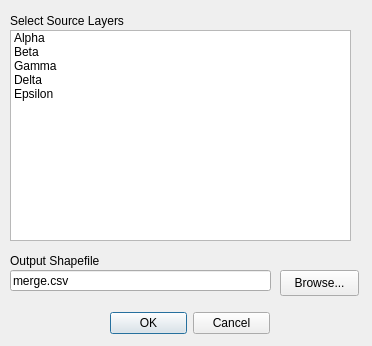
<?xml version="1.0" encoding="UTF-8"?>
<ui version="4.0">
 <class>mmqgis_merge_form</class>
 <widget class="QDialog" name="mmqgis_merge_form">
  <property name="windowModality">
   <enum>Qt::ApplicationModal</enum>
  </property>
  <property name="enabled">
   <bool>true</bool>
  </property>
  <property name="geometry">
   <rect>
    <x>0</x>
    <y>0</y>
    <width>372</width>
    <height>346</height>
   </rect>
  </property>
  <property name="mouseTracking">
   <bool>false</bool>
  </property>
  <property name="windowTitle">
   <string>Merge Layers</string>
  </property>
  <widget class="QDialogButtonBox" name="buttonBox">
   <property name="geometry">
    <rect>
     <x>110</x>
     <y>310</y>
     <width>160</width>
     <height>26</height>
    </rect>
   </property>
   <property name="orientation">
    <enum>Qt::Horizontal</enum>
   </property>
   <property name="standardButtons">
    <set>QDialogButtonBox::Cancel|QDialogButtonBox::Ok</set>
   </property>
  </widget>
  <widget class="QLabel" name="label">
   <property name="geometry">
    <rect>
     <x>10</x>
     <y>250</y>
     <width>121</width>
     <height>22</height>
    </rect>
   </property>
   <property name="text">
    <string>Output Shapefile</string>
   </property>
  </widget>
  <widget class="QLineEdit" name="outfilename">
   <property name="geometry">
    <rect>
     <x>10</x>
     <y>270</y>
     <width>261</width>
     <height>21</height>
    </rect>
   </property>
   <property name="text">
    <string>merge.csv</string>
   </property>
   <property name="readOnly">
    <bool>false</bool>
   </property>
  </widget>
  <widget class="QPushButton" name="browseoutfile">
   <property name="geometry">
    <rect>
     <x>280</x>
     <y>270</y>
     <width>79</width>
     <height>26</height>
    </rect>
   </property>
   <property name="text">
    <string>Browse...</string>
   </property>
  </widget>
  <widget class="QLabel" name="label_4">
   <property name="geometry">
    <rect>
     <x>10</x>
     <y>10</y>
     <width>141</width>
     <height>22</height>
    </rect>
   </property>
   <property name="text">
    <string>Select Source Layers</string>
   </property>
  </widget>
  <widget class="QListWidget" name="sourcelayers">
   <property name="geometry">
    <rect>
     <x>10</x>
     <y>30</y>
     <width>341</width>
     <height>211</height>
    </rect>
   </property>
   <property name="selectionMode">
    <enum>QAbstractItemView::ExtendedSelection</enum>
   </property>
   <item>
    <property name="text">
     <string>Alpha</string>
    </property>
   </item>
   <item>
    <property name="text">
     <string>Beta</string>
    </property>
   </item>
   <item>
    <property name="text">
     <string>Gamma</string>
    </property>
   </item>
   <item>
    <property name="text">
     <string>Delta</string>
    </property>
   </item>
   <item>
    <property name="text">
     <string>Epsilon</string>
    </property>
   </item>
  </widget>
 </widget>
 <tabstops>
  <tabstop>sourcelayers</tabstop>
  <tabstop>outfilename</tabstop>
  <tabstop>browseoutfile</tabstop>
  <tabstop>buttonBox</tabstop>
 </tabstops>
 <resources/>
 <connections>
  <connection>
   <sender>buttonBox</sender>
   <signal>accepted()</signal>
   <receiver>mmqgis_merge_form</receiver>
   <slot>accept()</slot>
   <hints>
    <hint type="sourcelabel">
     <x>248</x>
     <y>254</y>
    </hint>
    <hint type="destinationlabel">
     <x>157</x>
     <y>274</y>
    </hint>
   </hints>
  </connection>
  <connection>
   <sender>buttonBox</sender>
   <signal>rejected()</signal>
   <receiver>mmqgis_merge_form</receiver>
   <slot>reject()</slot>
   <hints>
    <hint type="sourcelabel">
     <x>316</x>
     <y>260</y>
    </hint>
    <hint type="destinationlabel">
     <x>286</x>
     <y>274</y>
    </hint>
   </hints>
  </connection>
 </connections>
</ui>
